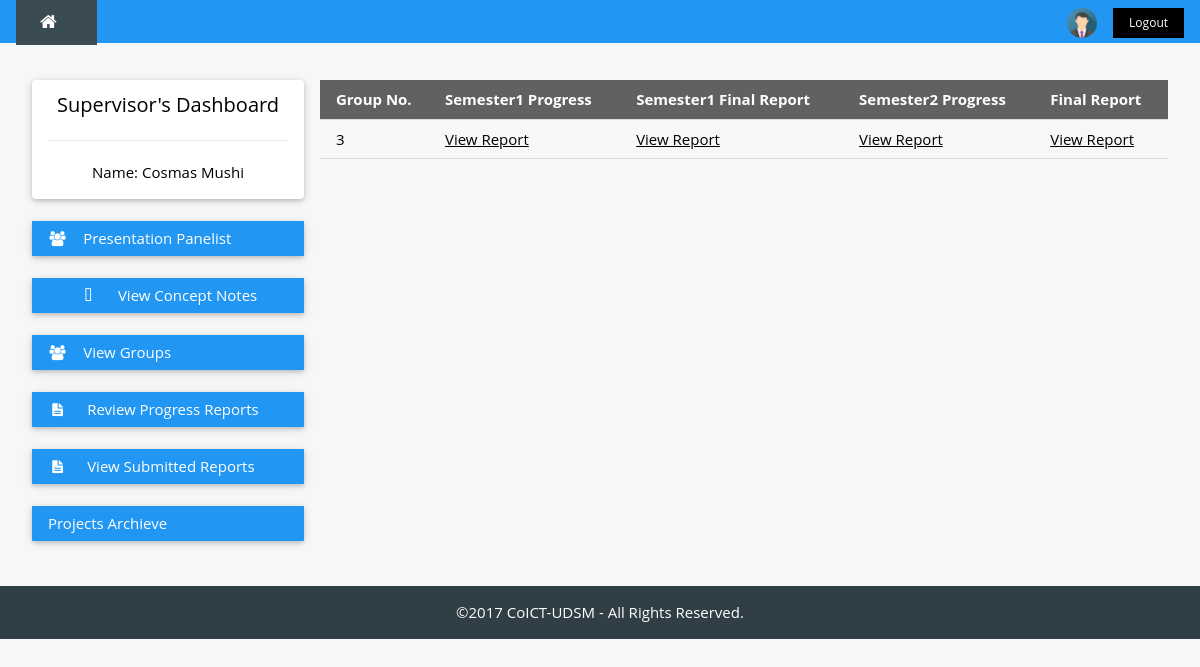
Before: /supervisor/supervisor-reports.php (signed in) with the older database file.
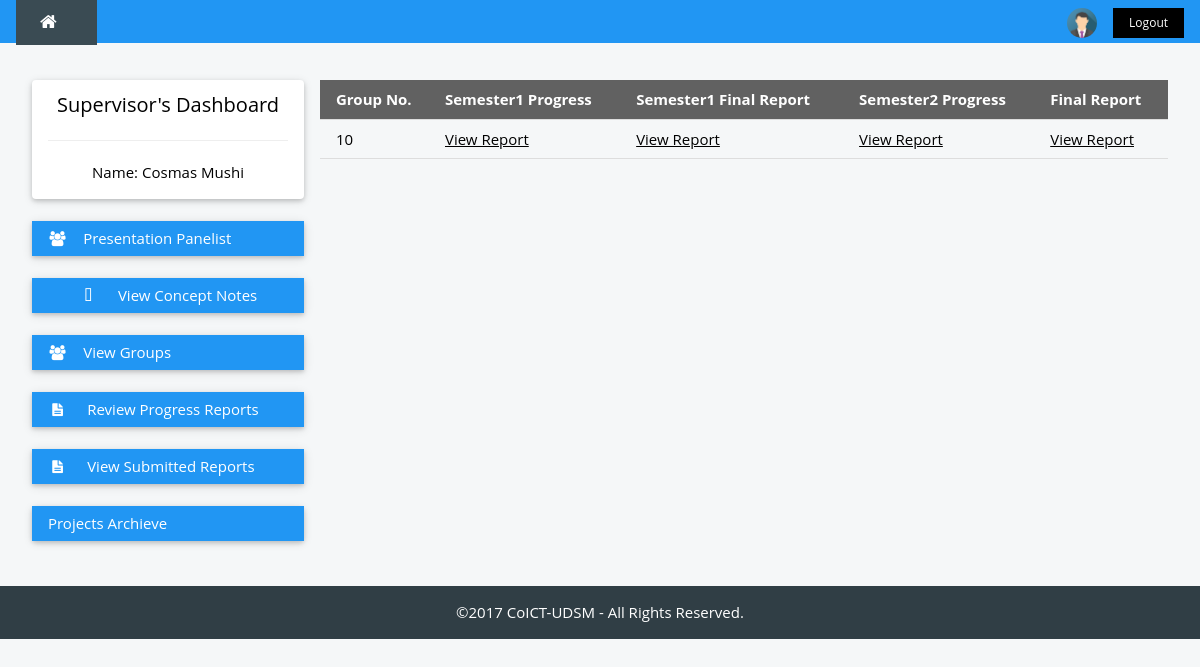
After: the same page with the newer database file.
### tables this page shows
CREATE TABLE `grp` (
  `grpId` int(7) NOT NULL,
  `grpNo` int(11) NOT NULL,
  `approval` int(11) NOT NULL,
  `empId` varchar(20) NOT NULL
);

### supervisor/supervisor-reports.php (the view, shortened to what this page needs)
<?php
	include '../header.php';
	$grpsql = mysqli_query($dbcon, "SELECT * FROM grp ") or die(mysqli_error());
    $group = mysqli_fetch_array($grpsql);
    $groupNo = $group['grpNo'];
	$repsql = "SELECT * FROM progressreport WHERE projectId = (SELECT projectId FROM project WHERE grpNo = '$groupNo')";
	$reportsql = mysqli_query($dbcon,$repsql) or die(mysqli_error($dbcon));
	$report = mysqli_fetch_array($reportsql);
	$sem1_progress = $report['sem1_progress'];
	$sem1_final = $report['sem1_final'];
	$sem2_progress = $report['sem2_progress'];
	$sem2_final = $report['sem2_final'];
?>
<div class="w3-container " style="max-width:1400px;margin-top:80px">
  <div class="w3-row-padding">
    <div class="w3-col m3 ">
    <?php
      include 'sup-nav.php';
    ?>
    </div>
    <div class="w3-col m9">
    	<div id="main">
		   <table class="w3-table w3-hoverable w3-responsive w3-bordered">
			<thead>
			  <tr class="w3-dark-grey">
			    <th>Group No.</th>
			    <th>Semester1 Progress</th>
			    <th>Semester1 Final Report</th>
			    <th>Semester2 Progress</th>
			    <th>Final Report</th>
			  </tr>
			</thead>
			<tr>
			  <td><?php echo $groupNo ?></td>
			  <td><a <?php echo 'href="'.$sem1_progress.'"'; ?>> View Report </a></td>
			  <td><a <?php echo 'href="'.$sem1_final.'"'; ?>> View Report </a></td>
			  <td><a <?php echo 'href="'.$sem2_progress.'"'; ?>> View Report </a></td>
			  <td><a <?php echo 'href="'.$sem2_final.'"'; ?>> View Report </a></td>
		   </table>
		</div>
	</div>
    </div>
  </div>
<br>
<?php
  include '../footer.php';
?>

Changed rows visible on the page:
no longer on this page (row unchanged): grp: grpNo "3"
added grp: grpNo "10"
